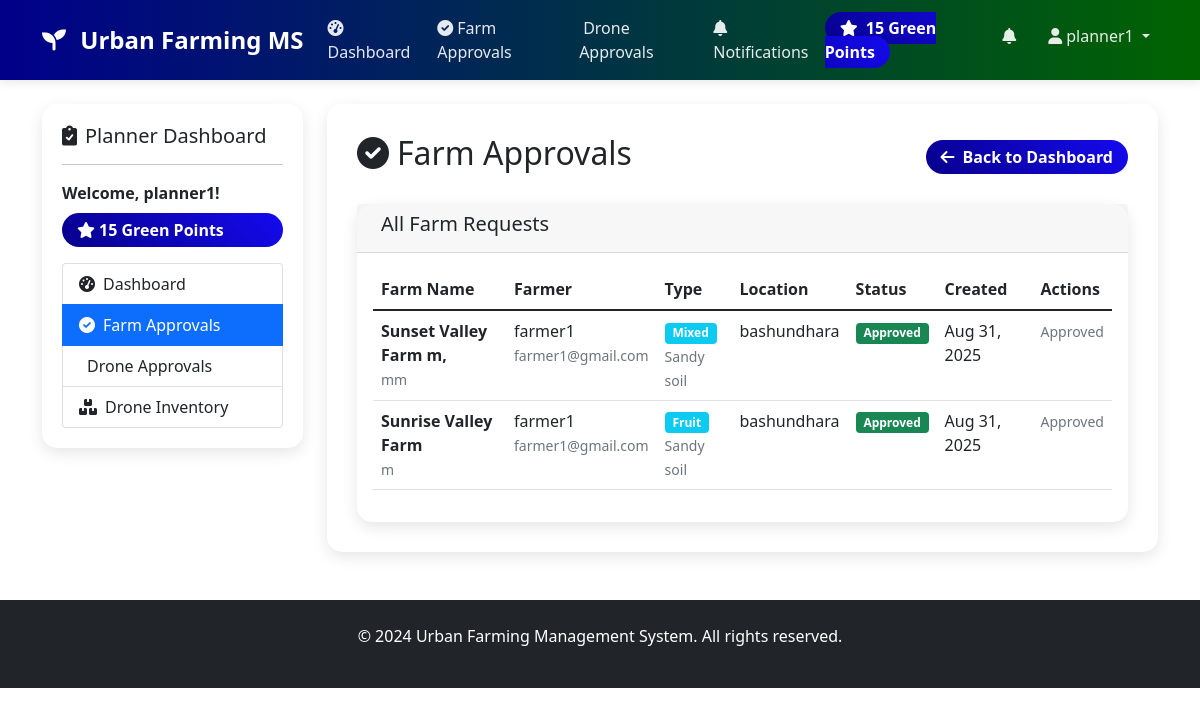
Screenshot of /farm_approvals.php (signed in) with the database file from the repository.
### tables this page shows
CREATE TABLE `farms` (
  `id` int(11) NOT NULL,
  `farmer_id` int(11) NOT NULL,
  `name` varchar(100) NOT NULL,
  `location` varchar(255) NOT NULL,
  `farm_type` enum('vegetable','fruit','grain','mixed') NOT NULL,
  `crops` text DEFAULT NULL,
  `soil_type` varchar(50) DEFAULT NULL,
  `status` enum('pending','approved','rejected') DEFAULT 'pending',
  `notes` text DEFAULT NULL,
  `created_at` timestamp NOT NULL DEFAULT current_timestamp(),
  `updated_at` timestamp NOT NULL DEFAULT current_timestamp() ON UPDATE current_timestamp()
);

CREATE TABLE `users` (
  `id` int(11) NOT NULL,
  `username` varchar(50) NOT NULL,
  `email` varchar(100) NOT NULL,
  `password_hash` varchar(255) NOT NULL,
  `role` enum('farmer','planner','admin') NOT NULL,
  `green_points` int(11) DEFAULT 0,
  `created_at` timestamp NOT NULL DEFAULT current_timestamp(),
  `updated_at` timestamp NOT NULL DEFAULT current_timestamp() ON UPDATE current_timestamp()
);

### farm_approvals.php (the view, shortened to what this page needs)
<?php
$database = new Database();
$db = $database->getConnection();
$farms_query = "SELECT f.*, u.username as farmer_name, u.email as farmer_email
                FROM farms f
                JOIN users u ON f.farmer_id = u.id
                ORDER BY f.created_at DESC";
$farms_stmt = $db->prepare($farms_query);
$farms_stmt->execute();
$farms = $farms_stmt->fetchAll(PDO::FETCH_ASSOC);
include 'includes/header.php';
?>
<div class="row">
    <div class="col-md-3">
        <div class="sidebar">
            <h5><i class="fas fa-clipboard-check me-2"></i>Planner Dashboard</h5>
            <hr>
            <div class="mb-3">
                <strong>Welcome, <?php echo $_SESSION['username']; ?>!</strong>
                <div class="green-points mt-2">
                    <i class="fas fa-star me-1"></i><?php echo $_SESSION['green_points']; ?> Green Points
                </div>
            </div>
            <div class="list-group">
                <a href="planner_dashboard.php" class="list-group-item list-group-item-action">
                    <i class="fas fa-tachometer-alt me-2"></i>Dashboard
                </a>
                <a href="farm_approvals.php" class="list-group-item list-group-item-action active">
                    <i class="fas fa-check-circle me-2"></i>Farm Approvals
                </a>
                <a href="drone_approvals.php" class="list-group-item list-group-item-action">
                    <i class="fas fa-drone me-2"></i>Drone Approvals
                </a>
                <a href="drone_inventory.php" class="list-group-item list-group-item-action">
                    <i class="fas fa-boxes me-2"></i>Drone Inventory
                </a>
            </div>
        </div>
    </div>
    <div class="col-md-9">
        <div class="main-content">
            <div class="d-flex justify-content-between align-items-center mb-4">
                <h2><i class="fas fa-check-circle me-2"></i>Farm Approvals</h2>
                <a href="planner_dashboard.php" class="btn btn-blue-color">
                    <i class="fas fa-arrow-left me-2"></i>Back to Dashboard
                </a>
            </div>
            <div class="card">
                <div class="card-header">
                    <h5><i class="fas fa-farm me-2"></i>All Farm Requests</h5>
                </div>
                <div class="card-body">
                    <div class="table-responsive">
                        <table class="table table-hover">
                            <thead>
                                <tr>
                                    <th>Farm Name</th>
                                    <th>Farmer</th>
                                    <th>Type</th>
                                    <th>Location</th>
                                    <th>Status</th>
                                    <th>Created</th>
                                    <th>Actions</th>
                                </tr>
                            </thead>
                            <tbody>
                                <?php foreach($farms as $farm): ?>
                                    <tr>
                                        <td>
                                            <strong><?php echo htmlspecialchars($farm['name']); ?></strong>
                                            <br>
                                            <small class="text-muted"><?php echo htmlspecialchars($farm['crops']); ?></small>
                                        </td>
                                        <td>
                                            <?php echo htmlspecialchars($farm['farmer_name']); ?>
                                            <br>
                                            <small class="text-muted"><?php echo htmlspecialchars($farm['farmer_email']); ?></small>
                                        </td>
                                        <td>
                                            <span class="badge bg-info"><?php echo ucfirst($farm['farm_type']); ?></span>
                                            <br>
                                            <small class="text-muted"><?php echo ucfirst($farm['soil_type']); ?> soil</small>
                                        </td>
                                        <td><?php echo htmlspecialchars($farm['location']); ?></td>
                                        <td>
                                            <?php if($farm['status'] == 'pending'): ?>
                                                <span class="badge bg-warning">Pending</span>
                                            <?php elseif($farm['status'] == 'approved'): ?>
                                                <span class="badge bg-success">Approved</span>
                                            <?php elseif($farm['status'] == 'rejected'): ?>
                                                <span class="badge bg-danger">Rejected</span>
                                            <?php endif; ?>
                                        </td>
                                        <td><?php echo date('M j, Y', strtotime($farm['created_at'])); ?></td>
                                        <td>
                                            <?php if($farm['status'] == 'pending'): ?>
                                                <button class="btn btn-sm btn-success" onclick="openApprovalModal(<?php echo $farm['id']; ?>, '<?php echo htmlspecialchars($farm['name']); ?>', 'approve')">
                                                    <i class="fas fa-check me-1"></i>Approve
                                                </button>
                                                <button class="btn btn-sm btn-danger" onclick="openApprovalModal(<?php echo $farm['id']; ?>, '<?php echo htmlspecialchars($farm['name']); ?>', 'reject')">
                                                    <i class="fas fa-times me-1"></i>Reject
                                                </button>
                                            <?php else: ?>
                                                <small class="text-muted"><?php echo ucfirst($farm['status']); ?></small>
                                            <?php endif; ?>
                                        </td>
                                    </tr>
                                <?php endforeach; ?>
                            </tbody>
                        </table>
                    </div>
                </div>
            </div>
        </div>
    </div>
</div>
<?php include 'includes/footer.php'; ?>

### includes/header.php (style rules this page uses)
:root { --primary-color: #2E8B57; --secondary-color: #90EE90; --accent-color: #32CD32; --dark-green: #006400; --light-green: #98FB98; --blue-color: #00008B; --text-color:rgb(255, 255, 255); --gray-color:rgb(0, 0, 0); }
body { font-family: 'Segoe UI', Tahoma, Geneva, Verdana, sans-serif; }
.card { border: none; border-radius: 15px; box-shadow: 0 5px 15px rgba(0,0,0,0.1); transition: transform 0.3s ease; }
.btn-blue-color { background: linear-gradient(45deg, var(--primary-color), var(--accent-color)); border: none; border-radius: 25px; padding: 10px 25px; transition: all 0.3s ease; }
.green-points { background: linear-gradient(45deg,rgb(7, 0, 139),rgb(21, 10, 238)); color:white; padding: 5px 15px; border-radius: 20px; font-weight: bold; }
.btn-blue-color { background: linear-gradient(45deg,rgb(7, 0, 139),rgb(21, 10, 238)); color:white; padding: 5px 15px; border-radius: 20px; font-weight: bold; }
.sidebar { background: white; border-radius: 15px; padding: 20px; box-shadow: 0 5px 15px rgba(0,0,0,0.1); }
.main-content { background: white; border-radius: 15px; padding: 30px; box-shadow: 0 5px 15px rgba(0,0,0,0.1); }

### rows the page displays
farms: name "Sunset Valley Farm m,", crops "mm", farmer.username "farmer1", farmer.email "farmer1@gmail.com", farm_type "Mixed", soil_type "Sandy", location "bashundhara", shows "Approved", created_at "Aug 31, 2025", status "Approved"
farms: name "Sunrise Valley Farm", crops "m", farmer.username "farmer1", farmer.email "farmer1@gmail.com", farm_type "Fruit", soil_type "Sandy", location "bashundhara", shows "Approved", created_at "Aug 31, 2025", status "Approved"

### other values shown
$_SESSION['green_points'] "15"
$_SESSION['username'] "planner1"
